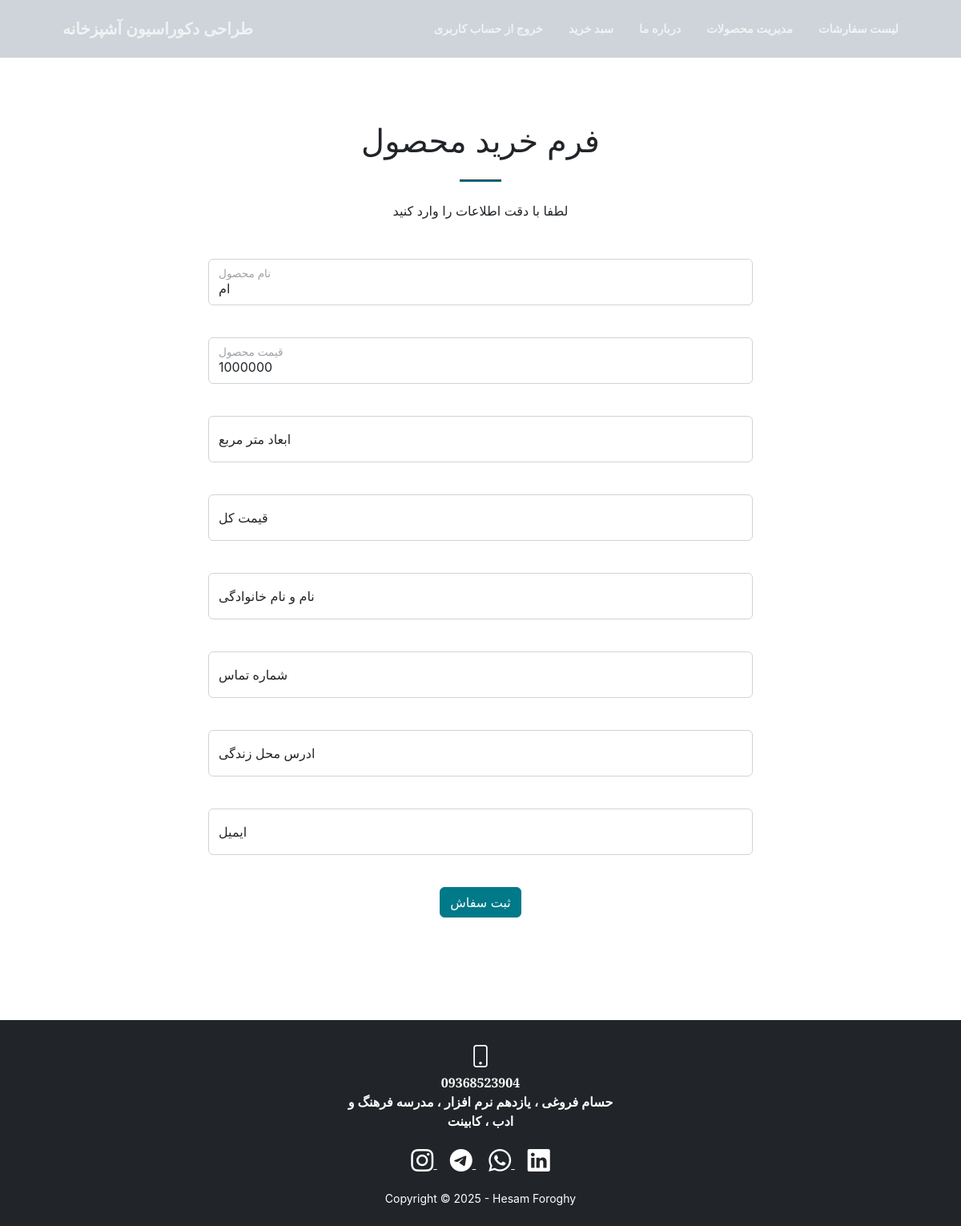
The app's page /sellform.php?id=1 (signed in), older data.
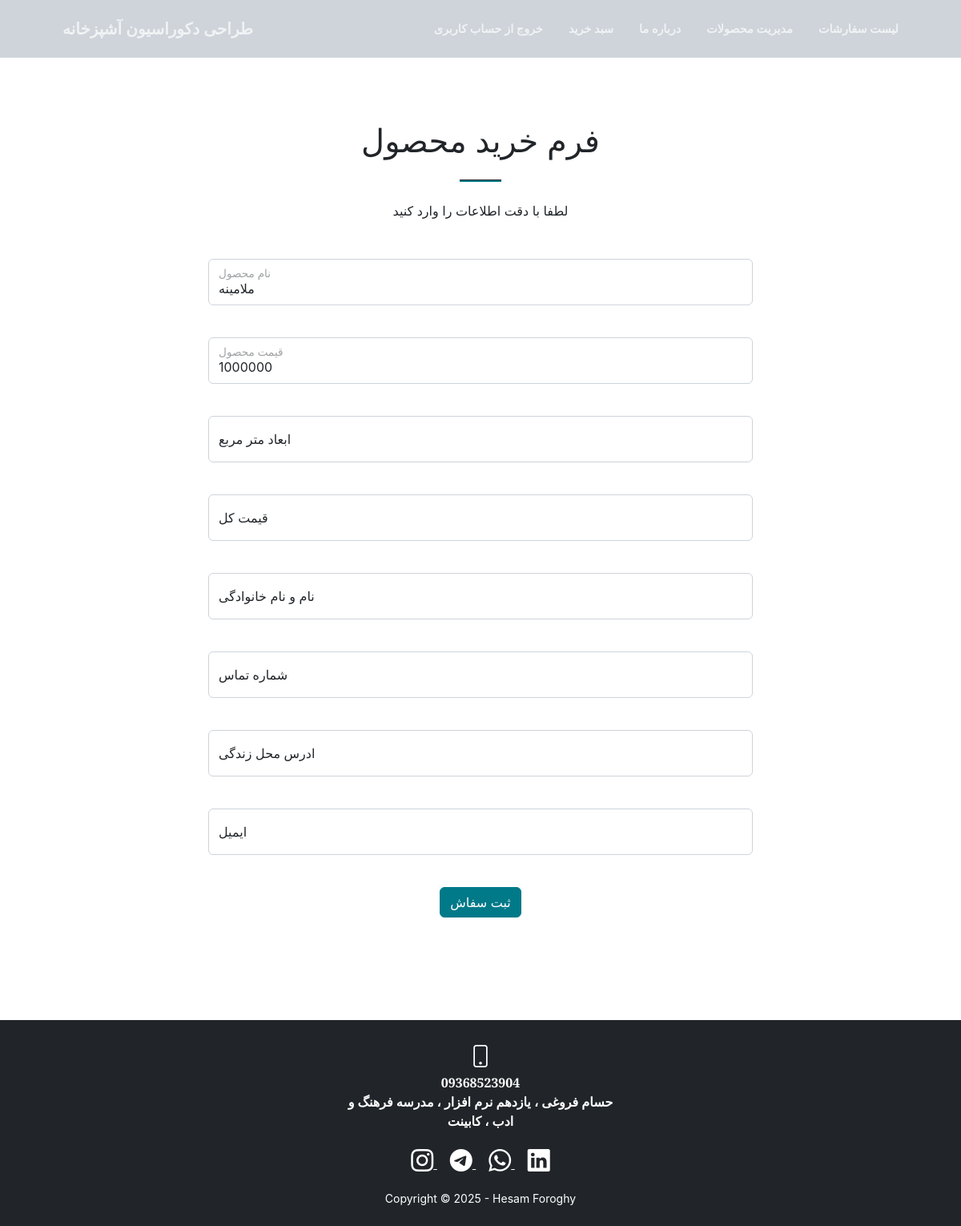
The same page, newer data.
### tables this page shows
CREATE TABLE IF NOT EXISTS `product` (
  `name` text NOT NULL,
  `imageurl` text NOT NULL,
  `id` int NOT NULL AUTO_INCREMENT,
  `ghymat` int NOT NULL,
  `explane` text NOT NULL,
  PRIMARY KEY (`id`)
);

### sellform.php (the view, shortened to what this page needs)
<?php include("navbar.php") ?>
<section class="page-section" id="contact">
<?php
$id=$_GET["id"];
include("connect.php");
$b=mysqli_query($a,"SELECT * FROM `product` WHERE `id`=$id;");
$row=mysqli_fetch_array($b);
            while($row)
            {
            ?>
<div>
            <div class="container px-4 px-lg-5 h-100">
                <div class="row gx-4 gx-lg-5 h-100 align-items-center justify-content-center text-center">
                    <div class="col-lg-8 align-self-end">
                        <h1 class="text-dark font-weight-bold">فرم خرید محصول</h1>
                        <hr class="divider" />
                    </div>
                    <div class="col-lg-8 align-self-baseline">
                        <p class="text-dark-75 mb-5">لطفا با دقت اطلاعات را وارد کنید</p>
                    </div>
                    <div class="col-lg-8 align-self-baseline">
                    <form action="sellform_actoin.php" method="post">
                            <div class="form-floating mb-3">
                                <input class="form-control" type="text" placeholder="نام محصول" id="name" name="name" value= <?php echo($row["name"]);?>  readonly><br>
                                <label for="username1">نام محصول</label>
                            </div>
                            <div class="form-floating mb-3">
                                <input class="form-control" type="text" placeholder="قیمت محصول" id="ghymat" name="ghymat" value= <?php echo($row["ghymat"]);?>  readonly><br>
                                <label for="passw">قیمت محصول</label>
                            </div>
                            <?php
                              $row=mysqli_fetch_array($b);
            }
            ?>
                                <div class="form-floating mb-3">
                                    <input class="form-control" type="text" placeholder="(متر مربع)ابعاد" id="meter"  name="meter" required oninput="TotalPrice()"><br>
                                    <label for="passw">ابعاد متر مربع</label>
                                </div>
                                <div class="form-floating mb-3">
                                <input class="form-control" type="text" placeholder=" قیمت کل  " id="totalPrice" name="totalprice" required  readonly><br>
                                <label for="passw">قیمت کل </label>
                            </div>
                            <div class="form-floating mb-3">
                                <input class="form-control" type="text" placeholder="نام و نام خانوادگی" name="username" required><br>
                                <label for="passw"> نام و نام خانوادگی</label>
                            </div>
                            <div class="form-floating mb-3">
                                <input class="form-control" type="text" placeholder="شماره تماس " name="mobile" required><br>
                                <label for="passw"> شماره تماس</label>
                            </div>
                            <div class="form-floating mb-3">
                                <input class="form-control" type="text" placeholder="ادرس محل زندگی" name="address" required><br>
                                <label for="passw"> ادرس محل زندگی</label>
                            </div>
                            <div class="form-floating mb-3">
                                <input class="form-control" type="text" placeholder=" ایمیل" name="email" required><br>
                                <label for="passw"> ایمیل</label>
                            </div>
                            <button class="btn btn-primary" type="submit">ثبت سفاش</button>
                        </form>
                    </div>
                </div>
            </div>
</div>
</section>
<?php include("footer.php") ?>

Row changes from the older to the newer data that the page shows:
changed product: name "ام" → "ملامینه"
